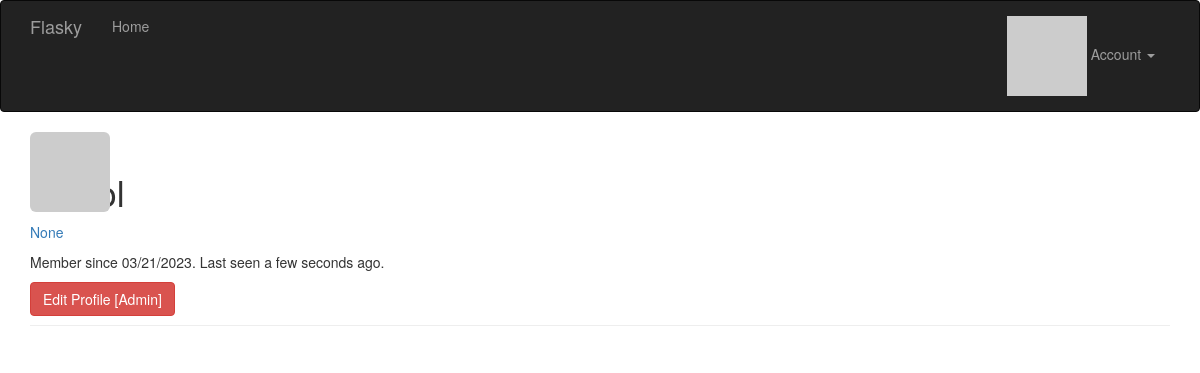
Screenshot of /user/Faizol (signed in) with the database file from the repository.
### app/models.py (models this page shows, shortened)
class User(UserMixin, db.Model):
    __tablename__ = 'users'
    id = db.Column(db.Integer, primary_key=True)
    email = db.Column(db.String(64), unique=True, index=True)
    username = db.Column(db.String(64), unique=True, index=True)
    password_hash = db.Column(db.String(128))
    role_id = db.Column(db.Integer, db.ForeignKey('roles.id'))
    confirmed = db.Column(db.Boolean, default=False)
    name = db.Column(db.String(64))
    location = db.Column(db.String(64))
    about_me = db.Column(db.Text())
    member_since = db.Column(db.DateTime(), default=datetime.utcnow)
    last_seen = db.Column(db.DateTime(), default=datetime.utcnow)
    avatar_hash = db.Column(db.String(32))
    @property
    def password(self):
        raise AttributeError('password is not a readable attribute')
    def ping(self):
        self.last_seen = datetime.utcnow()
        db.session.add(self)
        db.session.commit()
    def can(self, perm):
        return self.role is not None and self.role.has_permission(perm)
    def is_administrator(self):
        return self.can(Permission.ADMIN)
    def gravatar(self, size=100, default='identicon', rating='g'):
        if request.is_secure:
            url = 'https://secure.gravatar.com/avatar'
        else:
            url = 'https://gravatar.com/avatar'
        hash = hashlib.md5(self.email.lower().encode('utf-8')).hexdigest()
        return '{url}/{hash}?s={size}&d={default}&r={rating}'.format(
            url=url, hash=hash, size=size, default=default, rating=rating)

### app/main/views.py (the view)
@main.route('/user/<username>')
def user(username):
    user = User.query.filter_by(username=username).first_or_404()
    return render_template('user.html', user=user)

### app/auth/views.py (called while the page is built)
@auth.before_app_request
def before_request():
    if current_user.is_authenticated:
        current_user.ping()
        if not current_user.confirmed \
                and request.endpoint \
                and request.blueprint != 'auth' \
                and request.endpoint != 'static':
            return redirect(url_for('auth.unconfirmed'))

### app/main/__init__.py (called while the page is built)
@main.app_context_processor
def inject_permissions():
    return dict(Permission=Permission)

### app/models.py (called while the page is built)
@login_manager.user_loader
def load_user(user_id):
    return User.query.get(int(user_id))

    def has_permission(self, perm):
        return self.permissions & perm == perm

### app/templates/user.html (shortened to what this page needs)
{% extends "base.html" %}
{% block page_content %}
<img class="img-rounded profile-thumbnail" src="{{ current_user.gravatar(size=256) }}">
<div class="page-header">
    <h1>{{ user.username }}</h1>
    {% if current_user.is_administrator() %}
    <p><a href="mailto:{{ user.email }}">{{ user.email }}</a></p>
    {% endif %}
    <p>
        Member since {{ moment(user.member_since).format('L') }}.
        Last seen {{ moment(user.last_seen).fromNow() }}.
    </p>
    {% if current_user.is_administrator() %}
    <a class="btn btn-danger"
        href="{{ url_for('.edit_profile_admin', id=user.id) }}">
        Edit Profile [Admin]
    </a>
    {% endif %}
</div>
{% endblock %}

### app/static/styles.css (style rules this page uses)
.profile-thumbnail { position: absolute; }

### rows the page displays
User: email "None", member_since "03/21/2023", last_seen "a few seconds ago"
